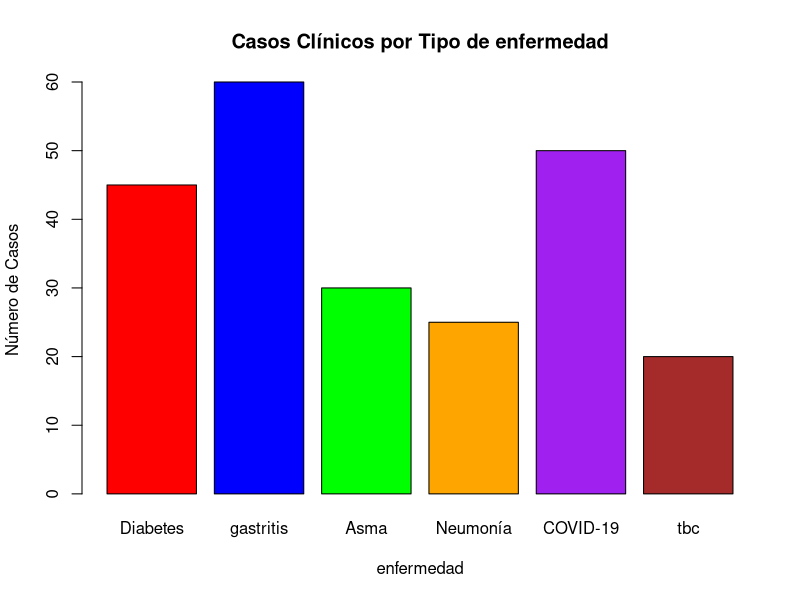

Source code (R):
## ---- chunk 1
#GRAFICOS DE BARRAS EN R
#CREAR DATOS

enfermedad <- c("Diabetes", "gastritis", "Asma", "Neumonía", "COVID-19", "tbc")
casos <- c(45, 60, 30, 25, 50, 20)
## ---- chunk 2
# Crear gráfico de barras con color
barplot(casos,
        names.arg = enfermedad,
        col = c("red", "blue", "green", "orange", "purple", "brown"),
        main = "Casos Clínicos por Tipo de enfermedad",
        xlab = "enfermedad",
        ylab = "Número de Casos")
